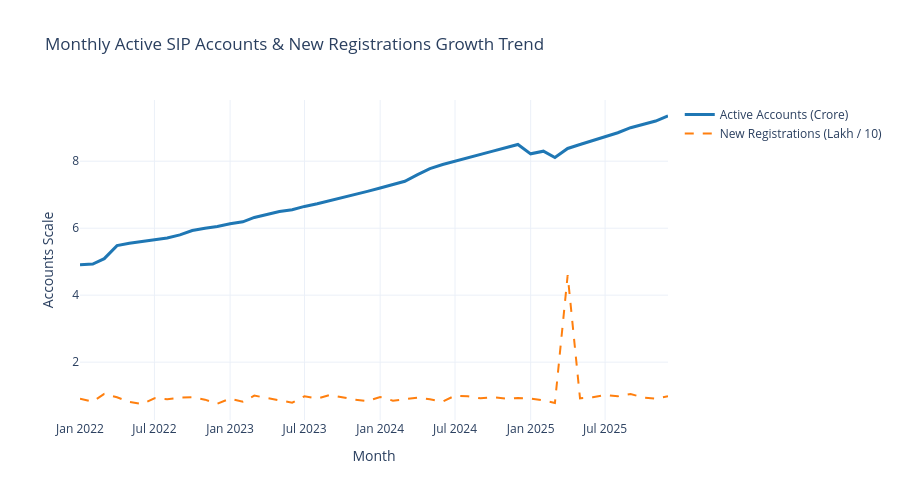

This figure's notebook cell:
### Markdown cell above
### Key Finding 3: Record SIP Capital Inflows
Monthly SIP inflows achieved an all-time record high of ₹31,002 Crore in December 2025, driven by steady monthly retail capital allocation.  
*(Supporting Chart: Chart 3 - Monthly SIP Inflow Time-Series)*

### Code cell
# Chart 4: Active SIP Accounts & New Registrations Growth Trend
fig4 = go.Figure()
fig4.add_trace(go.Scatter(
    x=fact_monthly_sip['month'],
    y=fact_monthly_sip['active_sip_accounts_crore'],
    name='Active Accounts (Crore)',
    line=dict(color='#1f77b4', width=3)
))
fig4.add_trace(go.Scatter(
    x=fact_monthly_sip['month'],
    y=fact_monthly_sip['new_sip_accounts_lakh'] / 10,
    name='New Registrations (Lakh / 10)',
    line=dict(color='#ff7f0e', width=2, dash='dash')
))
fig4.update_layout(
    title='Monthly Active SIP Accounts & New Registrations Growth Trend',
    xaxis_title='Month',
    yaxis_title='Accounts Scale',
    template='plotly_white',
    height=500
)
fig4.show()

### Figure 1 — Plotly figure (JSON) as saved in the notebook; plotly's stock layout.template omitted (floating-point values rounded to 4 significant figures)
{"data": [{"line": {"color": "#1f77b4", "width": 3}, "name": "Active Accounts (Crore)", "type": "scatter", "x": ["2022-01", "2022-02", "2022-03", "2022-04", "2022-05", "2022-06", "2022-07", "2022-08", "2022-09", "2022-10", "2022-11", "2022-12", "2023-01", "2023-02", "2023-03", "2023-04", "2023-05", "2023-06", "2023-07", "2023-08", "2023-09", "2023-10", "2023-11", "2023-12", "2024-01", "2024-02", "2024-03", "2024-04", "2024-05", "2024-06", "2024-07", "2024-08", "2024-09", "2024-10", "2024-11", "2024-12", "2025-01", "2025-02", "2025-03", "2025-04", "2025-05", "2025-06", "2025-07", "2025-08", "2025-09", "2025-10", "2025-11", "2025-12"], "y": [4.91, 4.93, 5.09, 5.48, 5.55, 5.6, 5.65, 5.71, 5.8, 5.93, 6.0, 6.05, 6.13, 6.19, 6.32, 6.41, 6.5, 6.55, 6.65, 6.73, 6.82, 6.91, 7.0, 7.1, 7.2, 7.3, 7.4, 7.6, 7.78, 7.9, 8.0, 8.11, 8.22, 8.3, 8.4, 8.5, 8.22, 8.3, 8.11, 8.38, 8.5, 8.62, 8.75, 8.85, 9.0, 9.1, 9.2, 9.35]}, {"line": {"color": "#ff7f0e", "dash": "dash", "width": 2}, "name": "New Registrations (Lakh / 10)", "type": "scatter", "x": ["2022-01", "2022-02", "2022-03", "2022-04", "2022-05", "2022-06", "2022-07", "2022-08", "2022-09", "2022-10", "2022-11", "2022-12", "2023-01", "2023-02", "2023-03", "2023-04", "2023-05", "2023-06", "2023-07", "2023-08", "2023-09", "2023-10", "2023-11", "2023-12", "2024-01", "2024-02", "2024-03", "2024-04", "2024-05", "2024-06", "2024-07", "2024-08", "2024-09", "2024-10", "2024-11", "2024-12", "2025-01", "2025-02", "2025-03", "2025-04", "2025-05", "2025-06", "2025-07", "2025-08", "2025-09", "2025-10", "2025-11", "2025-12"], "y": [0.91, 0.82, 1.05, 0.952, 0.81, 0.75, 0.921, 0.89, 0.94, 0.952, 0.88, 0.76, 0.91, 0.82, 1.0, 0.925, 0.87, 0.79, 0.98, 0.91, 1.02, 0.95, 0.88, 0.84, 0.96, 0.85, 0.9, 0.94, 0.89, 0.82, 1.0, 0.98, 0.92, 0.955, 0.91, 0.93, 0.91, 0.86, 0.78, 4.6, 0.92, 0.95, 1.02, 0.98, 1.05, 0.945, 0.91, 0.98]}], "layout": {"height": 500, "title": {"text": "Monthly Active SIP Accounts & New Registrations Growth Trend"}, "xaxis": {"title": {"text": "Month"}}, "yaxis": {"title": {"text": "Accounts Scale"}}}}
